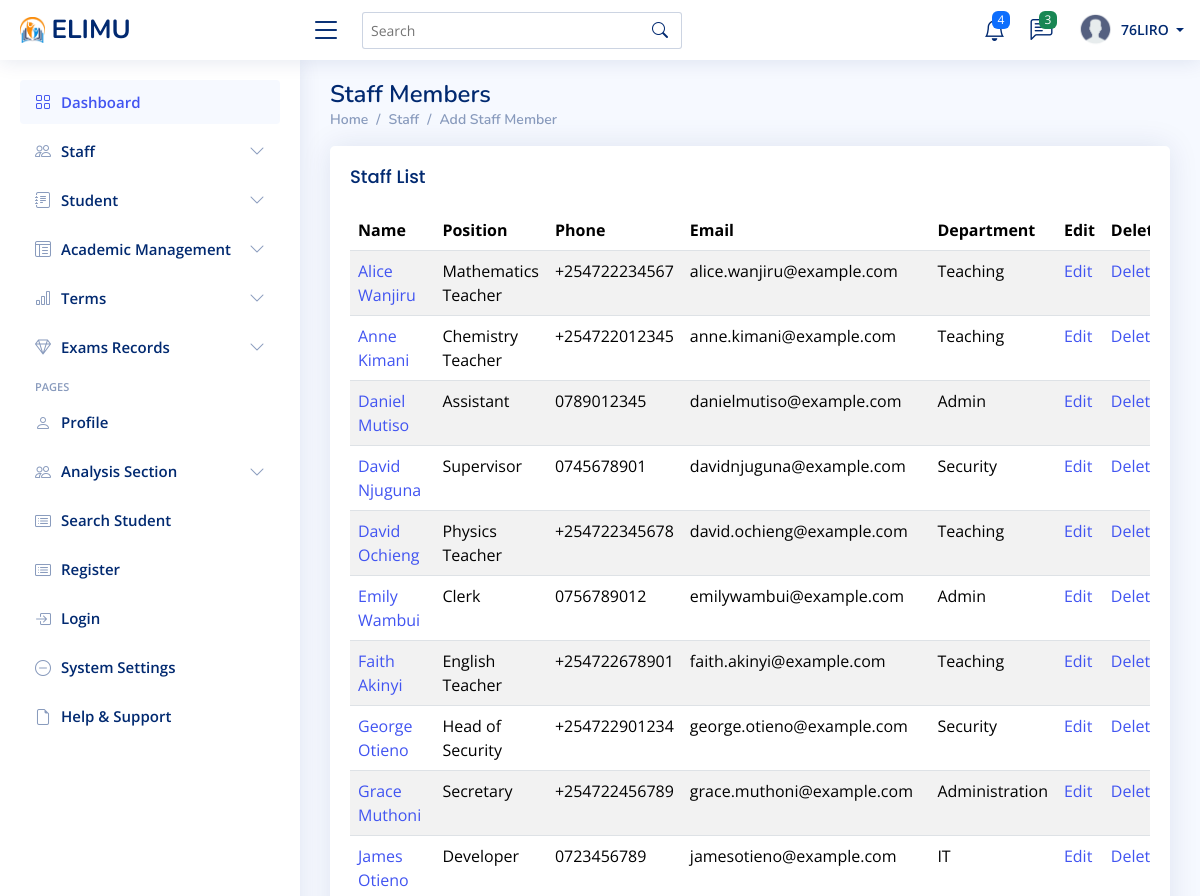
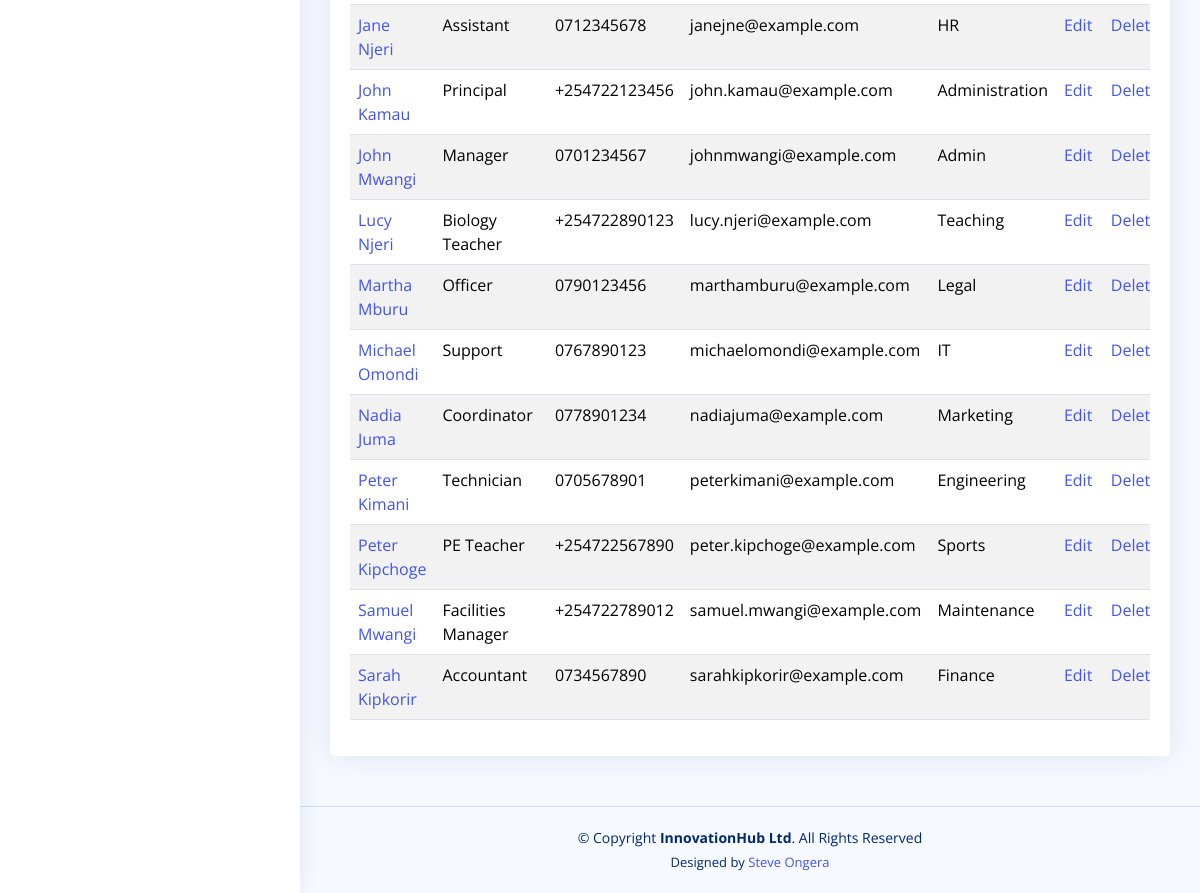
The app's page /staff/ (signed in) with its own data (2 pictures, top to bottom).
### myapp/models.py (models this page shows, shortened)
class Staff(models.Model):
    id_number = models.CharField(max_length=20, unique=True)
    first_name = models.CharField(max_length=100)
    last_name = models.CharField(max_length=100)
    email = models.EmailField(unique=True)
    phone = models.CharField(max_length=15, unique=True)
    address = models.TextField(null=True, blank=True)
    date_of_birth = models.DateField(null=True, blank=True)
    gender = models.CharField(max_length=10, choices=[('M', 'Male'), ('F', 'Female')], null=True, blank=True)
    nationality = models.CharField(max_length=50, null=True, blank=True)
    department = models.CharField(max_length=100, null=True, blank=True)
    position = models.CharField(max_length=100, null=True, blank=True)  # e.g., Admin, Teacher, Security, etc.
    employment_date = models.DateField(null=True, blank=True)
    salary = models.DecimalField(max_digits=10, decimal_places=2, null=True, blank=True)
    status = models.CharField(max_length=20, choices=[('Active', 'Active'), ('Inactive', 'Inactive')], default='Active')
    profile_image = models.ImageField(upload_to="staff_profiles/", default="profile.png", null=True, blank=True)
    emergency_contact_name = models.CharField(max_length=100, null=True, blank=True)
    emergency_contact_phone = models.CharField(max_length=15, null=True, blank=True)
    emergency_contact_relationship = models.CharField(max_length=50, null=True, blank=True)
    created_at = models.DateTimeField(auto_now_add=True)
    updated_at = models.DateTimeField(auto_now=True)
    class Meta:
        ordering = ['first_name', 'last_name']

### myapp/views.py (the view)
# urls.py: path('staff/', views.staff_list, name='staff_list'),
@login_required
@user_passes_test(is_staff_user)
def staff_list(request):
    staff_members = Staff.objects.all()
    return render(request, 'staff/staff_list.html', {'staff_members': staff_members})

### myapp/context_processors.py (called while the page is built)
def unread_messages(request):
    if request.user.is_authenticated:
        messages = Message.objects.filter(receiver=request.user, is_read=False).order_by('-timestamp')
        return {'messages': messages}
    return {'messages': []}

### myapp/views.py (called while the page is built)
def is_staff_user(user):
    return user.is_staff

### templates/staff/staff_list.html
{% extends "base/base.html" %}
{% block content %}
<div class="pagetitle">
    <h1>Staff Members</h1>
    <nav>
        <ol class="breadcrumb">
            <li class="breadcrumb-item"><a href="{% url 'admin_dashboard' %}">Home</a></li>
            <li class="breadcrumb-item">Staff</li>
            <li class="breadcrumb-item active"><a href="{% url 'create_staff' %}">Add Staff Member</a></li>
        </ol>
    </nav>
</div>
<section class="section">
    <div class="row">
        <div class="col-lg-12">
            <div class="card">
                <div class="card-body">
                    <h5 class="card-title">Staff List</h5>
                    <div class="table-responsive">
                        <table class="table table-striped datatable">
                            <thead>
                                <tr>
                                    <th>Name</th>
                                    <th>Position</th>
                                    <th>Phone</th>
                                    <th>Email</th>
                                    <th>Department</th>
                                    <th>Edit</th>
                                    <th>Delete</th>
                                </tr>
                            </thead>
                            <tbody>
                                {% for staff in staff_members %}
                                <tr>
                                    <td>
                                        <a href="{% url 'staff_detail' staff.pk %}">
                                            {{ staff.first_name }} {{ staff.last_name }}
                                        </a>
                                    </td>
                                    <td>{{ staff.position }}</td>
                                    <td>{{ staff.phone }}</td>
                                    <td>{{ staff.email }}</td>
                                    <td>{{ staff.department }}</td>
                                    <td><a href="{% url 'update_staff' staff.pk %}">Edit</a></td>
                                    <td><a href="{% url 'delete_staff' staff.pk %}">Delete</a></td>
                                </tr>
                                {% endfor %}
                            </tbody>
                        </table>
                    </div>
                </div>
            </div>
        </div>
    </div>
</section>
{% endblock %}

### templates/base/navbar.html (shortened to what this page needs)
{% load static %}
<header id="header" class="header fixed-top d-flex align-items-center">
    <div class="d-flex align-items-center justify-content-between">
      {% if request.user.is_staff %}
        <a href="{% url 'admin_dashboard'%}" class="logo d-flex align-items-center">
        {% else %}
        <a href="{% url 'student_dashboard'%}" class="logo d-flex align-items-center">
      {% endif %}
        <img src="{% static 'assets/img/logo.png'%}" alt="">
        <span class="d-none d-lg-block">ELIMU</span>
      </a>
      <i class="bi bi-list toggle-sidebar-btn"></i>
    </div>
    <div class="search-bar">
      <form class="search-form d-flex align-items-center" method="POST" action="#">
        <input type="text" name="query" placeholder="Search" title="Enter search keyword">
        <button type="submit" title="Search"><i class="bi bi-search"></i></button>
      </form>
    </div>
    <nav class="header-nav ms-auto">
      <ul class="d-flex align-items-center">
        <li class="nav-item dropdown">
          <a class="nav-link nav-icon" href="#" data-bs-toggle="dropdown">
            <i class="bi bi-bell"></i>
            <span class="badge bg-primary badge-number">4</span>
          </a>
            </li>
          </ul>
        <li class="nav-item dropdown">
          <a class="nav-link nav-icon" href="#" data-bs-toggle="dropdown">
            <i class="bi bi-chat-left-text"></i>
            <span class="badge bg-success badge-number">3</span>
          </a>
        </li>
        <li class="nav-item dropdown pe-3">
          <a class="nav-link nav-profile d-flex align-items-center pe-0" href="#" data-bs-toggle="dropdown">
            <img src="{% static 'assets/img/profile.png'%}" alt="Profile" class="rounded-circle">
            <span class="d-none d-md-block dropdown-toggle ps-2">
              {% if user.is_authenticated %}
                   {{ user.username }}
              {% else %}
                  Admin
              {% endif %}
            </span>
          </a>
        </li>
    </nav>
  </header>

### static/assets/css/style.css (style rules this page uses)
:root { scroll-behavior: smooth; }
body { font-family: "Open Sans", sans-serif; background: #f6f9ff; color: #444444; }
a { color: #4154f1; text-decoration: none; }
h1, h2, h3, h4, h5, h6 { font-family: "Nunito", sans-serif; }
.pagetitle { margin-bottom: 10px; }
.pagetitle h1 { font-size: 24px; margin-bottom: 0; font-weight: 600; color: #012970; }
.card { margin-bottom: 30px; border: none; border-radius: 5px; box-shadow: 0px 0 30px rgba(1, 41, 112, 0.1); }
.card-title { padding: 20px 0 15px 0; font-size: 18px; font-weight: 500; color: #012970; font-family: "Poppins", sans-serif; }
.card-body { padding: 0 20px 20px 20px; }
.breadcrumb { font-size: 14px; font-family: "Nunito", sans-serif; color: #899bbd; font-weight: 600; }
.breadcrumb a { color: #899bbd; transition: 0.3s; }
.breadcrumb .breadcrumb-item::before { color: #899bbd; }
.breadcrumb .active { color: #51678f; font-weight: 600; }
.logo { line-height: 1; }
@media (min-width: 1200px) { .logo { width: 280px; } }
.logo img { max-height: 26px; margin-right: 6px; }
.logo span { font-size: 26px; font-weight: 700; color: #012970; font-family: "Nunito", sans-serif; }
.header { transition: all 0.5s; z-index: 997; height: 60px; box-shadow: 0px 2px 20px rgba(1, 41, 112, 0.1); background-color: #fff; padding-left: 20px; }
.header .toggle-sidebar-btn { font-size: 32px; padding-left: 10px; cursor: pointer; color: #012970; }
.header .search-bar { min-width: 360px; padding: 0 20px; }
.header .search-form { width: 100%; }
.header .search-form input { border: 0; font-size: 14px; color: #012970; border: 1px solid rgba(1, 41, 112, 0.2); padding: 7px 38px 7px 8px; border-radius: 3px; transition: 0.3s; width: 100%; }
.header .search-form button { border: 0; padding: 0; margin-left: -30px; background: none; }
.header .search-form button i { color: #012970; }
.header-nav ul { list-style: none; }
.header-nav>ul { margin: 0; padding: 0; }
.header-nav .nav-icon { font-size: 22px; color: #012970; margin-right: 25px; position: relative; }
.header-nav .nav-profile { color: #012970; }
.header-nav .nav-profile img { max-height: 36px; }
.header-nav .nav-profile span { font-size: 14px; font-weight: 600; }
.header-nav .badge-number { position: absolute; inset: -2px -5px auto auto; font-weight: normal; font-size: 12px; padding: 3px 6px; }

### records on screen
Staff: first_name "Alice", last_name "Wanjiru", position "Mathematics Teacher", phone "+254722234567", email "alice.wanjiru@example.com", department "Teaching"
Staff: first_name "Anne", last_name "Kimani", position "Chemistry Teacher", phone "+254722012345", email "anne.kimani@example.com", department "Teaching"
Staff: first_name "Daniel", last_name "Mutiso", position "Assistant", phone "0789012345", email "danielmutiso@example.com", department "Admin"
Staff: first_name "David", last_name "Njuguna", position "Supervisor", phone "0745678901", email "davidnjuguna@example.com", department "Security"
Staff: first_name "David", last_name "Ochieng", position "Physics Teacher", phone "+254722345678", email "david.ochieng@example.com", department "Teaching"
Staff: first_name "Emily", last_name "Wambui", position "Clerk", phone "0756789012", email "emilywambui@example.com", department "Admin"
Staff: first_name "Faith", last_name "Akinyi", position "English Teacher", phone "+254722678901", email "faith.akinyi@example.com", department "Teaching"
Staff: first_name "George", last_name "Otieno", position "Head of Security", phone "+254722901234", email "george.otieno@example.com", department "Security"
Staff: first_name "Grace", last_name "Muthoni", position "Secretary", phone "+254722456789", email "grace.muthoni@example.com", department "Administration"
Staff: first_name "James", last_name "Otieno", position "Developer", phone "0723456789", email "jamesotieno@example.com", department "IT"
Staff: first_name "Jane", last_name "Njeri", position "Assistant", phone "0712345678", email "janejne@example.com", department "HR"
Staff: first_name "John", last_name "Kamau", position "Principal", phone "+254722123456", email "john.kamau@example.com", department "Administration"
Staff: first_name "John", last_name "Mwangi", position "Manager", phone "0701234567", email "johnmwangi@example.com", department "Admin"
Staff: first_name "Lucy", last_name "Njeri", position "Biology Teacher", phone "+254722890123", email "lucy.njeri@example.com", department "Teaching"
Staff: first_name "Martha", last_name "Mburu", position "Officer", phone "0790123456", email "marthamburu@example.com", department "Legal"
Staff: first_name "Michael", last_name "Omondi", position "Support", phone "0767890123", email "michaelomondi@example.com", department "IT"
Staff: first_name "Nadia", last_name "Juma", position "Coordinator", phone "0778901234", email "nadiajuma@example.com", department "Marketing"
Staff: first_name "Peter", last_name "Kimani", position "Technician", phone "0705678901", email "peterkimani@example.com", department "Engineering"
Staff: first_name "Peter", last_name "Kipchoge", position "PE Teacher", phone "+254722567890", email "peter.kipchoge@example.com", department "Sports"
Staff: first_name "Samuel", last_name "Mwangi", position "Facilities Manager", phone "+254722789012", email "samuel.mwangi@example.com", department "Maintenance"
Staff: first_name "Sarah", last_name "Kipkorir", position "Accountant", phone "0734567890", email "sarahkipkorir@example.com", department "Finance"

### other values on screen
{{ user.username }} "76LIRO"
